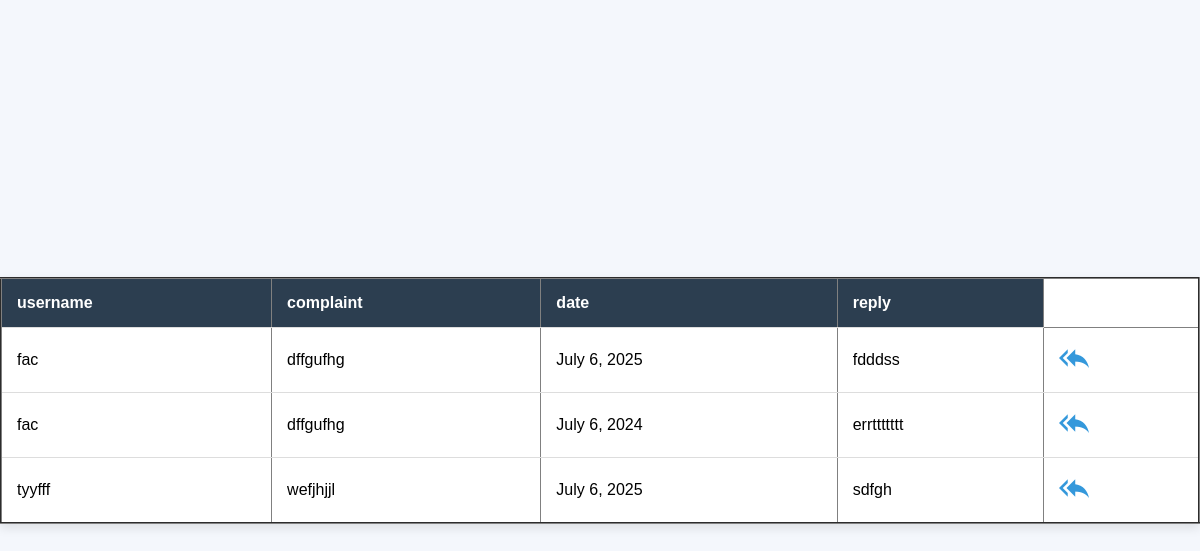
Before: /reply with the older database file.
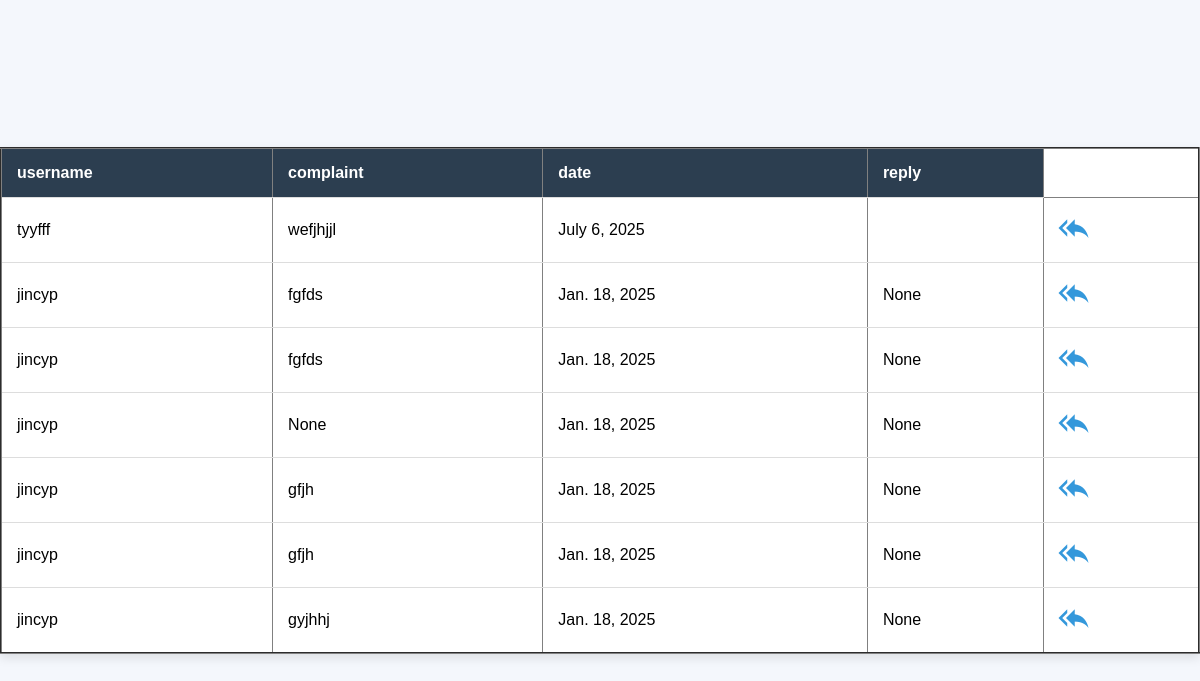
After: the same page with the newer database file.
### administrator/models.py (models this page shows)
class complaintTable(models.Model):
    LOGIN=models.ForeignKey(logintable, on_delete=models.CASCADE)
    complaint=models.CharField(max_length=200,null=True,blank=True)
    date=models.DateField(auto_now_add=True, null=True,blank=True)
    reply=models.CharField(max_length=200,null=True,blank=True)

class logintable(models.Model):
    username=models.CharField(max_length=30, null=True,blank=True)
    password=models.CharField(max_length=30, null=True,blank=True)
    type=models.CharField(max_length=30, null=True,blank=True)
    status=models.CharField(max_length=30, null=True,blank=True)

### administrator/views.py (the view)
# urls.py: path("reply",Reply.as_view(),name="reply"),
class Reply(View):
    def get(self,request):
        obj=complaintTable.objects.all()
        return render(request,"admin/complaint reply.html",{'val':obj})

### templates/admin/complaint reply.html (shortened to what this page needs)
<!DOCTYPE html>
<html lang="en">
<head>
</head>
<body class=" cor">
    <table border="2" class="bot" >
        <tr>
        <th> username    </th>
        <th>complaint</th>
        <th>date</th>
        <th>reply</th>
    </tr>
{% for i in val %}
<tr>
    <td>{{i.LOGIN.username }}</td>
    <td>{{i.complaint}}</td>
    <td>{{i.date}}</td>
    <td>{{i.reply}}</td>
    <td>   <a href="complaint/{{i.id}}"><li class="material-icons">reply_all</li></a></td>
{% endfor %}
    </tr>
    </table>
</body>
</html>

Changed rows visible on the page:
removed complaintTable: LOGIN.username "fac", complaint "dffgufhg", date "July 6, 2025", reply "fdddss"
removed complaintTable: LOGIN.username "fac", complaint "dffgufhg", date "July 6, 2024", reply "errttttttt"
changed complaintTable "wefjhjjl": reply "sdfgh" → (not shown)
added complaintTable: LOGIN.username "jincyp", complaint "fgfds", date "Jan. 18, 2025", reply "None"
added complaintTable: LOGIN.username "jincyp", complaint "fgfds", date "Jan. 18, 2025", reply "None"
added complaintTable: LOGIN.username "jincyp", complaint "None", date "Jan. 18, 2025", reply "None"
added complaintTable: LOGIN.username "jincyp", complaint "gfjh", date "Jan. 18, 2025", reply "None"
added complaintTable: LOGIN.username "jincyp", complaint "gfjh", date "Jan. 18, 2025", reply "None"
added complaintTable: LOGIN.username "jincyp", complaint "gyjhhj", date "Jan. 18, 2025", reply "None"
